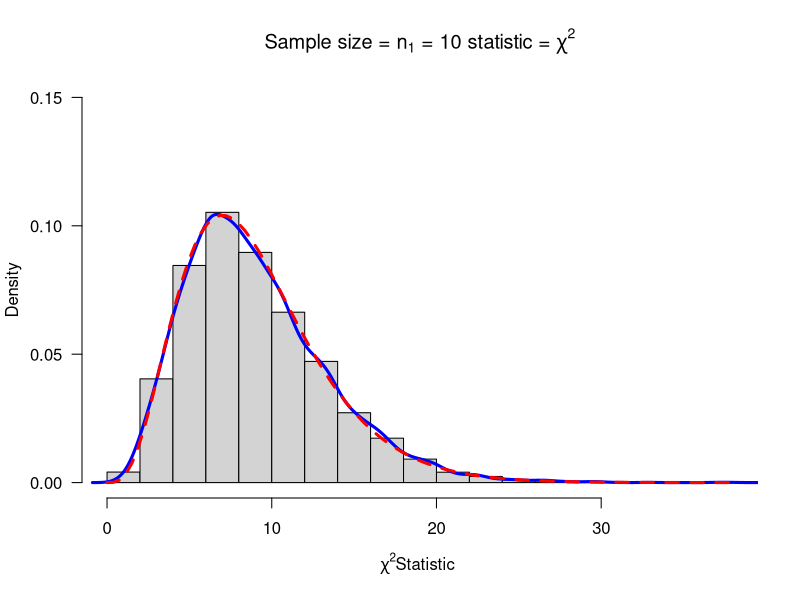

This chart was generated by the following R code: (Note: this script raises an error after producing the figure.)






#This is a model R function that you can alter for other statistics
# Copy this function twice and alter the two copies to make sampling distributions from the T distribution
mychisim<-function(n1=10,sigma1=3,mean1=5,iter=1000,ymax=0.1,...){    # adjust ymax to make graph fit
y1=rnorm(n1*iter,mean=mean1,sd=sigma1)# generate iter samples of size n1

data1.mat=matrix(y1,nrow=n1,ncol=iter,byrow=TRUE) # Each column is a sample size n1

ssq1=apply(data1.mat,2,var) # ssq1 is s squared

w=(n1-1)*ssq1/sigma1^2      #chi-sq stat

hist(w,freq=FALSE, ylim=c(0,ymax), # Histogram with annotation
main=substitute(paste("Sample size = ",n[1]," = ",n1," statistic = ",chi^2)),
xlab=expression(paste(chi^2, "Statistic",sep=" ")), las=1)
lines(density(w),col="Blue",lwd=3) # add a density plot
curve(dchisq(x,n1-1),add=TRUE,col="Red",lty=2,lwd=3) # add a theoretical curve
title=expression(chi^2==frac((n[1]-1)*s^2,sigma^2)) #mathematical annotation -see ?plotmath
legend(locator(1),c("Simulated","Theoretical"),col=c("Blue","Red"),lwd=4,lty=1:2,bty="n",title=title) # Legend #
return(list(w=w,summary=summary(w),sd=sd(w),fun="Chi-sq")) # some output to use if needed
}
windows()
chisq=mychisim(iter=10000,ymax=0.15)





#### Two pop sampling
mychisim2<-function(n1=10,n2=14,sigma1=3,sigma2=3,mean1=5,mean2=10,iter=1000,ymax=0.07,...){    # adjust ymax to make graph fit
y1=rnorm(n1*iter,mean=mean1,sd=sigma1)# generate iter samples of size n1
y2=rnorm(n2*iter,mean=mean2,sd=sigma2)
data1.mat=matrix(y1,nrow=n1,ncol=iter,byrow=TRUE) # Each column is a sample size n1
data2.mat=matrix(y2,nrow=n2,ncol=iter,byrow=TRUE)
ssq1=apply(data1.mat,2,var) # ssq1 is s squared
ssq2=apply(data2.mat,2,var)
spsq=((n1-1)*ssq1 + (n2-1)*ssq2)/(n1+n2-2) # pooled s squared
w=(n1+n2-2)*spsq/(sigma1^2)#sigma1=sigma2,  Chi square stat
hist(w,freq=FALSE, ylim=c(0,ymax), # Histogram with annotation
main=substitute(paste("Sample size = ",n[1]+n[2]," = ",n1+n2," statistic = ",chi^2)),
xlab=expression(paste(chi^2, "Statistic",sep=" ")), las=1)
lines(density(w),col="Blue",lwd=3) # add a density plot
curve(dchisq(x,n1+n2-2),add=TRUE,col="Red",lty=2,lwd=3) # add a theoretical curve
title=expression(chi^2==frac((n[1]+n[2]-2)*S[p]^2,sigma^2)) #mathematical annotation -see ?plotmath
legend(locator(1),c("Simulated","Theoretical"),col=c("Blue","Red"),lwd=4,lty=1:2,bty="n",title=title) # Legend #
return(list(w=w,summary=summary(w),sd=sd(w),fun="Chi-sq")) # some output to use if needed
}
windows()
mychisim2(iter=10000)

myTsim2<-function(n1=10,n2=14,sigma1=3,sigma2=3,mean1=5,mean2=10,iter=1000,ymax=0.5,...){
y1=rnorm(n1*iter,mean=mean1,sd=sigma1)# generate iter samples of size n1
y2=rnorm(n2*iter,mean=mean2,sd=sigma2)
data1.mat=matrix(y1,nrow=n1,ncol=iter,byrow=TRUE) # Each column is a sample size n1
data2.mat=matrix(y2,nrow=n2,ncol=iter,byrow=TRUE)
ssq1=apply(data1.mat,2,var) # ssq1 is s squared
ybar1= apply(data1.mat,2,mean)
ssq2=apply(data2.mat,2,var)
ybar2=apply(data2.mat,2,mean)
spsq=((n1-1)*ssq1 + (n2-1)*ssq2)/(n1+n2-2) # pooled s squared
w=((ybar1-ybar2)-(mean1-mean2))/sqrt(spsq*(1/n1+1/n2))#sigma1=sigma2,  Chi square stat
hist(w,freq=FALSE, ylim=c(0,ymax), # Histogram with annotation
main=substitute(paste("Sample size = ",n[1]+n[2]," = ",n1+n2," statistic = ",T)),
xlab=paste(" T Statistic",sep=""), las=1)
lines(density(w),col="Blue",lwd=3) # add a density plot
curve(dt(x,n1+n2-2),add=TRUE,col="Red",lty=2,lwd=3) # add a theoretical curve
title=expression(T==frac((bar(Y)[1]-bar(Y)[2])-(mu[1]-mu[2]),S[p]*sqrt(frac(1,n[1])+frac(1,n[2])))) #mathematical annotation -see ?plotmath
legend(2,0.2,c("Simulated","Theoretical"),col=c("Blue","Red"),lwd=4,lty=1:2,bty="n",title=title)# Legend #
return(list(w=w,summary=summary(w),sdw=sd(w),fun="T")) # some output to use if needed
}
myTsim2(iter=10000)


myFsim2<-function(n1=10,n2=14,sigma1=3,sigma2=2,mean1=5,mean2=10,iter=1000,ymax=0.9,...){
y1=rnorm(n1*iter,mean=mean1,sd=sigma1)# generate iter samples of size n1
y2=rnorm(n2*iter,mean=mean2,sd=sigma2)
data1.mat=matrix(y1,nrow=n1,ncol=iter,byrow=TRUE) # Each column is a sample size n1
data2.mat=matrix(y2,nrow=n2,ncol=iter,byrow=TRUE)
ssq1=apply(data1.mat,2,var) # ssq1 is s squared
ssq2=apply(data2.mat,2,var)
#spsq=((n1-1)*ssq1 + (n2-1)*ssq2)/(n1+n2-2) # pooled s squared
w=ssq1*sigma2^2/(ssq2*sigma1^2) #
hist(w,freq=FALSE, ylim=c(0,ymax), # Histogram with annotation
main=substitute(paste("Sample size = ",n[1]+n[2]," = ",n1+n2," statistic = ",F)),
xlab=paste("F Statistic",sep=""), las=1)
lines(density(w),col="Blue",lwd=3) # add a density plot
curve(df(x,n1-1,n2-1),xlim=c(0,6),add=TRUE,col="Red",lty=2,lwd=3) # add a theoretical curve
title=expression(F==frac(s[1]^2,s[2]^2)*frac(sigma[2]^2,sigma[1]^2)) #mathematical annotation -see ?plotmath
legend(6,0.5,c("Simulated","Theoretical"),col=c("Blue","Red"),lwd=4,lty=1:2,bty="n",title=title)# Legend #
return(list(w=w,summary=summary(w),sd=sd(w),fun="F")) # some output to use if needed
}
myFsim2(iter=10000)
